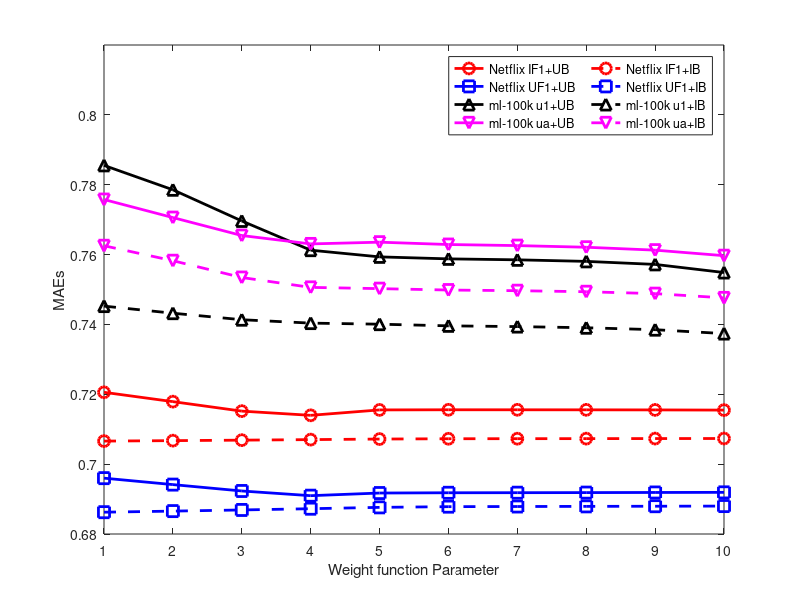

This figure's MATLAB source: (Note: this script raises an error after producing the figure.)
clear all;
close all;
addpath('functions','data');
implement=0;  % 0: load results, 1: run code

if implement
    rrs=[0.5 0.4 0.3 0.2 0.1 0.05 0.04 0.03 0.02 0.01];
    load('netfset.mat');
    param_rrs_us=[];
    param_rrs_it=[];
    
    for r=1:5:10
        %     tic;
        s=netfset{r}.train;
        utest=netfset{r}.test;
        [Un,In]=size(s);
        [s,mask,rs,cs,ff]=preprocess(s);
        [urs,itms]=size(mask);
        
        aes_us=[];
        aes_it=[];
        
        for ii=1:numel(rrs)
            %%%%%%%%===user-based=================%%%%%%%%%%%%%
            if r<6  %%%%%%%item-first(r=1-5)%%%%%%%
                alpha=0.0001;
                beta=0.0025;
                gama=200;
            else   %%%%%%%user-first(r=6-10)%%%%%%%
                alpha=0.0001;
                beta=0.001;
                gama=200;
            end
            [G,K,as,mr,mrc]=GKas(s,mask,gama,true);
            
            psdparam.sm=51;
            psdparam.quantization = false;
            psd=my_psd_estimate(G,as,mask,psdparam);
            psd=psd/max(psd);
            
            rr=rrs(ii);
            p=@(x) exp(-x/rr);
            wf=p(psd);
            wf=G.lmax*wf/max(wf);
            
            f=KBreconstucter(G,as,mask,K,alpha,beta,10,wf);
            f=f+mr+mrc;
            ff(rs,cs)=f;
            idx=find(ff>5); %if a rating is larger than 5 then set it to 5
            ff(idx)=5;
            idx=find(ff<1); %if a rating is  less than 1 then set it to 1
            ff(idx)=1;
            err=abs(ff((utest(:,2)-1)*Un+utest(:,1))-utest(:,3));
            aes_us=[aes_us,mean(err)]
            
            %%%%%%%%===item-based=================%%%%%%%%%%%%%
            if r<6
                alpha=0.0001;
                beta=0.000025;
                gama=200;
                %%%%%%%user-first(r=6-10)%%%%%%%
            else
                alpha=0.0001;
                beta=0.00025;
                gama=200;
            end
            [G,K,as,mr,mrc]=GKas(s',mask',gama,true);
            
            psdparam.sm=51;
            psdparam.quantization = false;
            psd=my_psd_estimate(G,as,mask',psdparam);
            psd=psd/max(psd);
            
            rr=rrs(ii);
            p=@(x) exp(-rr*x);
            wf=p(psd);
            wf=G.lmax*wf/max(wf);
            
            f=KBreconstucter(G,as,mask',K,alpha,beta,10,wf);
            f=f+mr+mrc;
            ff(rs,cs)=f';
            idx=find(ff>5); %if a rating is larger than 5 then set it to 5
            ff(idx)=5;
            idx=find(ff<1); %if a rating is  less than 1 then set it to 1
            ff(idx)=1;
            err=abs(ff((utest(:,2)-1)*Un+utest(:,1))-utest(:,3));
            aes_it=[aes_it,mean(err)]
        end
        param_rrs_us=[param_rrs_us;aes_us];
        param_rrs_it=[param_rrs_it;aes_it];
    end
    
    load('u1base.mat');
    u{1}.base=u1base;
    clear u1base;
    load('u1test.mat');
    u{1}.test=u1test;
    clear u1test;
    load('uabase.mat');
    u{6}.base=uabase;
    clear uabase;
    load('uatest.mat');
    u{6}.test=uatest;
    clear uatest;
    Un=943;
    In=1682;
    param_rrs_us1=[];
    param_rrs_it1=[];
    for r=1:5:6
        ubase=u{r}.base;
        utest=u{r}.test;
        s=zeros(Un,In);
        s((ubase(:,2)-1)*Un+ubase(:,1))=ubase(:,3);
        [s,mask,rs,cs,ff]=preprocess(s);
        [urs,itms]=size(mask);
        
        %%%%%%%%%%%%%%%user-based%%%%%%%%%%%%%%%%%%%%%%%%%%%
        alpha=0.0001;%[0.00001 0.0001 0.001 0.01 0.1];
        beta=0.01;%[0.00001,0.0001 0.001 0.01 0.1];
        gama=200;%50:50:200;
        
        [G,K,as,mr,mrc]=GKas(s,mask,gama,true);
        
        psdparam.sm=51;
        psdparam.quantization = false;
        psd=my_psd_estimate(G,as,mask,psdparam);
        psd=psd/max(psd);
        aes_us=[];
        for ii=1:numel(rrs)
            rr=rrs(ii);
            p=@(x) exp(-x/rr);
            wf=p(psd);
            wf=G.lmax*wf/max(wf);
            
            f=KBreconstucter(G,as,mask,K,alpha,beta,10,wf);
            f=f+mr+mrc;
            ff(rs,cs)=f;
            idx=find(ff>5); %if a rating is larger than 5 then set it to 5
            ff(idx)=5;
            idx=find(ff<1); %if a rating is  less than 1 then set it to 1
            ff(idx)=1;
            err=abs(ff((utest(:,2)-1)*Un+utest(:,1))-utest(:,3));
            aes_us=[aes_us,mean(err)]
        end
        param_rrs_us1=[param_rrs_us1;aes_us];
        %%%%%%%%%%%%%%%item-based%%%%%%%%%%%%%%%%%%%%%%%%%%%
        alpha=0.0001;%[0.00001 0.0001 0.001 0.01 0.1];
        beta=0.001;%[0.00001,0.0001 0.001 0.01 0.1];
        gama=200;%50:50:200;
        rr=200;%[5 10 20 50 100 200];
        
        [G,K,as,mr,mrc]=GKas(s',mask',gama,true);
        
        psdparam.sm=51;
        psdparam.quantization = false;
        psd=my_psd_estimate(G,as,mask',psdparam);
        psd=psd/max(psd);
        
        aes_it=[];
        for ii=1:numel(rrs)
            rr=rrs(ii);
            p=@(x) exp(-x/rr);
            wf=p(psd);
            wf=G.lmax*wf/max(wf);
            
            f=KBreconstucter(G,as,mask',K,alpha,beta,10,wf);
            f=f+mr+mrc;
            ff(rs,cs)=f';
            idx=find(ff>5); %if a rating is larger than 5 then set it to 5
            ff(idx)=5;
            idx=find(ff<1); %if a rating is  less than 1 then set it to 1
            ff(idx)=1;
            err=abs(ff((utest(:,2)-1)*Un+utest(:,1))-utest(:,3));
            aes_it=[aes_it,mean(err)]
        end
        param_rrs_it1=[param_rrs_it1;aes_it];
    end
    param_rrs_us=[param_rrs_us;param_rrs_us1];
    param_rrs_it=[param_rrs_it;param_rrs_it1];
    save('data/param_rrs_us.mat','param_rrs_us');
    save('data/param_rrs_it.mat','param_rrs_it');
else
    load('param_rrs_us.mat');
    load('param_rrs_it.mat');
end

figure;
plot(1:10,param_rrs_us(1,:),'ro-','LineWidth',2,'MarkerSize',8);
hold on;
plot(1:10,param_rrs_us(2,:),'bs-','LineWidth',2,'MarkerSize',8);
plot(1:10,param_rrs_us(3,:),'k^-','LineWidth',2,'MarkerSize',8);
plot(1:10,param_rrs_us(4,:),'mv-','LineWidth',2,'MarkerSize',8);

plot(1:10,param_rrs_it(1,:),'ro--','LineWidth',2,'MarkerSize',8);
plot(1:10,param_rrs_it(2,:),'bs--','LineWidth',2,'MarkerSize',8);
plot(1:10,param_rrs_it(3,:),'k^--','LineWidth',2,'MarkerSize',8);
plot(1:10,param_rrs_it(4,:),'mv--','LineWidth',2,'MarkerSize',8);

axis([1 10 0.68 0.82]);
legend({'Netflix IF1+UB',...
    'Netflix UF1+UB',...
    'ml-100k u1+UB',...
    'ml-100k ua+UB',...
    'Netflix IF1+IB',...
    'Netflix UF1+IB',...
    'ml-100k u1+IB',...
    'ml-100k ua+IB'},...
    'Location','northeast','NumColumns',2);
xlabel('Weight function Parameter');
ylabel('MAEs');
ax=gca;
xticks(1:10);
ax.XTickLabel = {'0.5','0.4','0.3','0.2','0.1',...
    '0.05','0.04','0.03','0.02','0.01'};
ax.FontName='Times New Roman';
ax.FontSize = 20;

print('-f1','param_rrs','-djpeg');